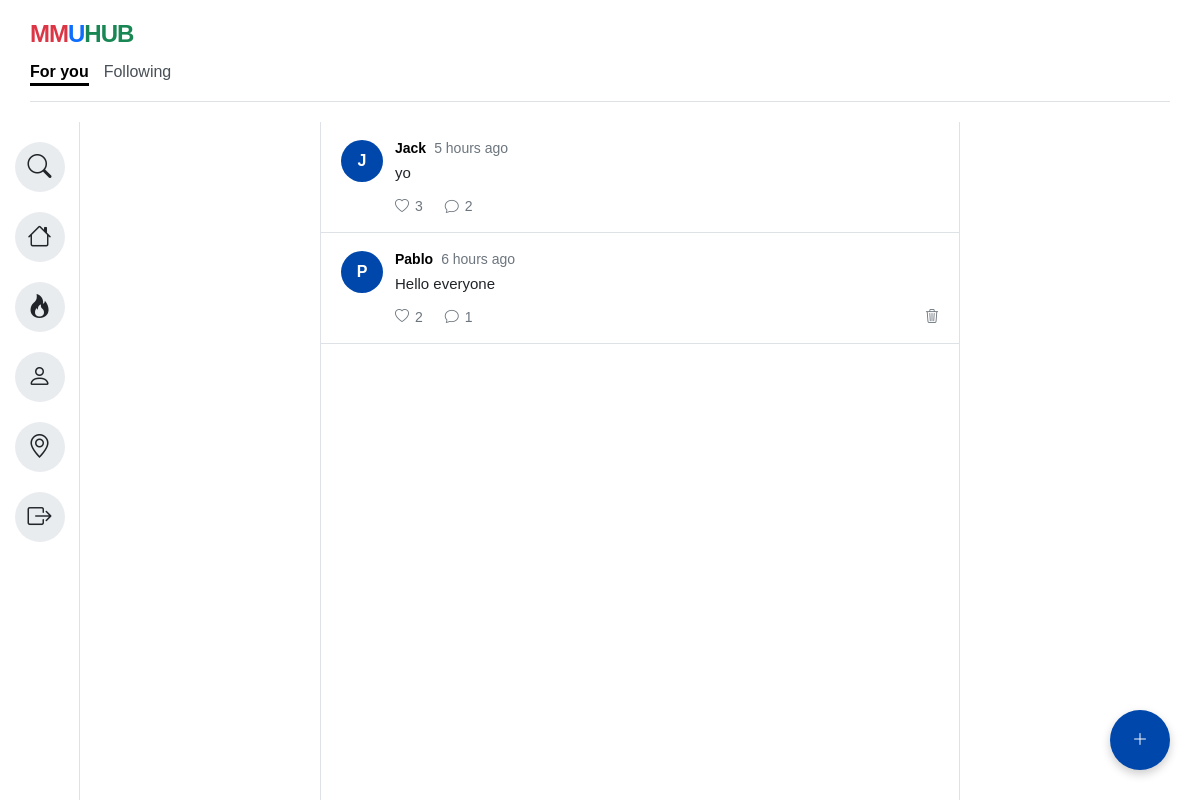
/Homepage.html (signed in), run on an earlier commit of the app's database.
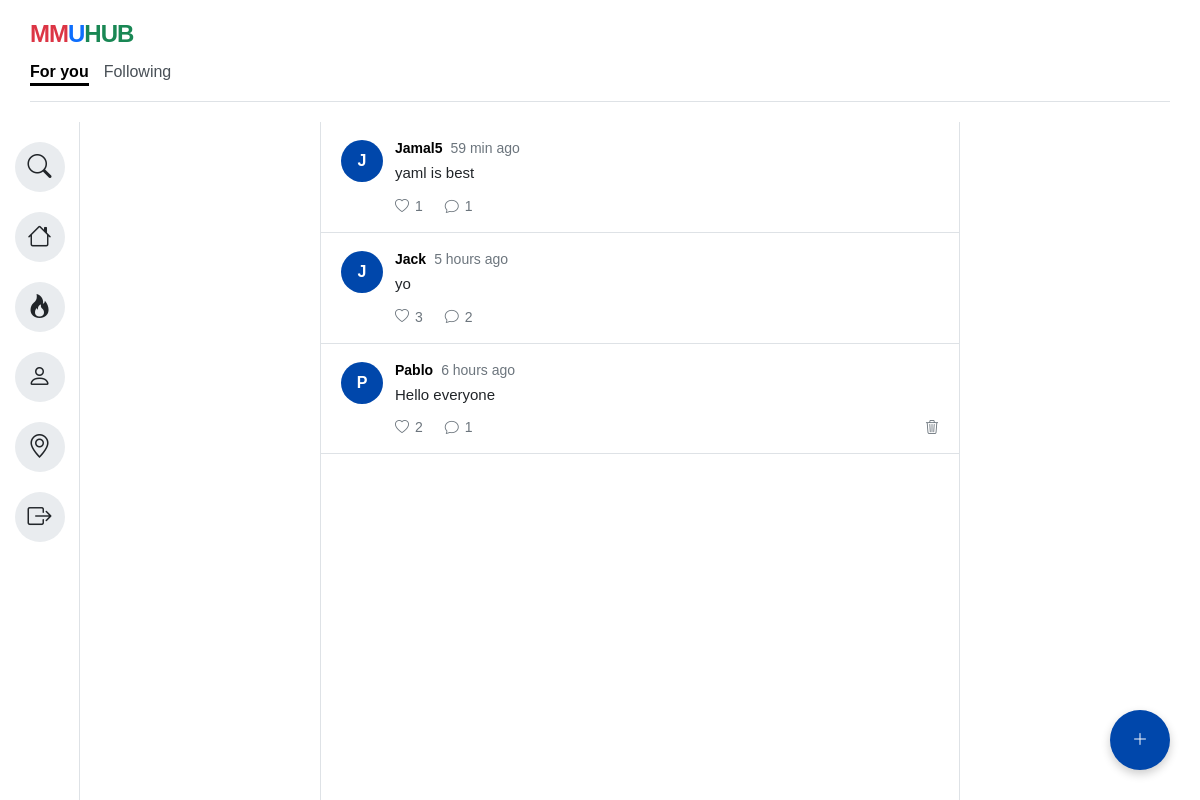
And on a later commit of the database.
### tables this page shows
CREATE TABLE posts (
        id INTEGER PRIMARY KEY AUTOINCREMENT,
        user_id INTEGER,
        content TEXT,
        created_at TIMESTAMP DEFAULT CURRENT_TIMESTAMP,
        FOREIGN KEY(user_id) REFERENCES users(id)
    );

CREATE TABLE users (
    id INTEGER PRIMARY KEY AUTOINCREMENT,
    username TEXT UNIQUE NOT NULL,
    email TEXT UNIQUE NOT NULL,
    password TEXT NOT NULL,
    bio TEXT DEFAULT '',
    profile_picture TEXT DEFAULT 'boy(default).png'
);

### app.py (the view)
@app.route("/Homepage.html")
def homepage():
    if "user" not in session:
        return redirect(url_for("login_page"))
    posts = get_all_posts()
    formatted_posts = []
    for post in posts:
        formatted_posts.append({
    "id": post[0],
    "username": post[1],
    "content": post[2],
    "time": time_ago(post[3]),
    "likes": get_like_count(post[0])["likes"],
    "comments": get_comment_count(post[0])
})
    return render_template(
        "Homepage.html",
        username=session["user"]["username"],
        posts=formatted_posts
    )

### comments.py (called while the page is built)
def get_comment_count(post_id):
    conn = connect()
    cursor = conn.cursor()
    cursor.execute(
        "SELECT COUNT(*) FROM comments WHERE post_id=?",
        (post_id,)
    )
    count = cursor.fetchone()[0]
    conn.close()
    return count

### database.py (called while the page is built)
def connect():
    return sqlite3.connect("app.db")

### likes.py (called while the page is built)
def get_like_count(post_id):
    conn = connect()
    cursor = conn.cursor()
    cursor.execute(
        "SELECT COUNT(*) FROM likes WHERE post_id=?",
        (post_id,)
    )
    count = cursor.fetchone()[0]
    conn.close()
    return {"likes": count}

### posts.py (called while the page is built)
def get_all_posts():
    conn = connect()
    cursor = conn.cursor()
    cursor.execute("""
        SELECT
            posts.id,
            users.username,
            posts.content,
            posts.created_at
        FROM posts
        JOIN users
            ON posts.user_id = users.id
        ORDER BY posts.created_at DESC
    """)
    posts = cursor.fetchall()
    conn.close()
    return posts

### templates/Homepage.html (shortened to what this page needs)
<!DOCTYPE html>
<html lang="en">
<head>
<link rel="stylesheet"
      href="{{ url_for('static', filename='style.css') }}">
    <link rel="stylesheet" href="https://cdn.jsdelivr.net/npm/bootstrap-icons@1.11.1/font/bootstrap-icons.css">
</head>
<body>
    <div class="app-background">
        <div class="main-container">
            <header>
                <div class="logo">
                    <span class="red">MM</span><span class="blue">U</span><span class="green">HUB</span>
                </div>
                <div class="tabs">
                    <div class="tab-item active"><a href="Homepage.html">For you</a></div>
                    <div class="tab-item"><a href="Following.html">Following</a></div>
                </div>
                <hr class="header-line">
            </header>
            <div class="content-wrapper">
                <aside class="sidebar">
                    <div class="icon-group">
                      <a href="Search.html" class="icon-circle" data-tooltip="Search"><i class="bi bi-search"></i></a>
                      <a href="Homepage.html" class="icon-circle" data-tooltip="Home"><i class="bi bi-house"></i></a>
                      <a href="Trending.html" class="icon-circle" data-tooltip="Trending"><i class="bi bi-fire"></i></a>
                      <a href="Profile.html" class="icon-circle" data-tooltip="Profile"><i class="bi bi-person"></i></a>
                      <a href="Map.html" class="icon-circle" data-tooltip="Map"><i class="bi bi-geo-alt"></i></a>
                      <a href="/logout" class="icon-circle logout-icon" data-tooltip="Logout"><i class="bi bi-box-arrow-right"></i></a>
                    </div>
                </aside>
                <main class="content-area">
                    <section class="feed-container">
                        {% for post in posts %}
<article class="feed-post">
    <div class="feed-avatar avatar-blue">
        {{ post.username[0]|upper }}
    </div>
    <div class="feed-post-body">
        <div class="feed-post-header">
            <strong>{{ post.username }}</strong>
            <span>{{ post.time }}</span>
        </div>
        <p>{{ post.content }}</p>
        <div class="feed-actions">
    <button
        type="button"
        class="like-btn"
        data-post-id="{{ post.id }}">
        <i class="bi bi-heart"></i>
        <span class="like-count">{{ post.likes }}</span>
    </button>
    <button
    type="button"
    class="comment-btn"
    data-post-id="{{ post.id }}">
    <i class="bi bi-chat"></i>
    <span class="comment-count">{{ post.comments }}</span>
    </button>
    {% if post.username == username %}
    <button
        type="button"
        class="delete-btn"
        data-post-id="{{ post.id }}"
        title="Delete Post">
        <i class="bi bi-trash3"></i>
    </button>
    {% endif %}
</div>
    </div>
</article>
{% endfor %}
                    </section>
                    <div id="createPostBtn" class="createPostBtn" data-tooltip="New Post">
                        <i class="bi bi-plus-lg"></i>
                    </div>
                </main>
            </div>
        </div>
    </div>
</body>
</html>

### static/style.css (style rules this page uses)
* { box-sizing: border-box; margin: 0; padding: 0; font-family: Arial, sans-serif; }
body, html { height: 100%; width: 100%; overflow: hidden; }
.app-background { background-color: #212529; width: 100vw; height: 100vh; display: flex; justify-content: center; align-items: center; padding: 0; }
.main-container { background-color: #ffffff; width: 100%; height: 100%; display: flex; flex-direction: column; overflow: hidden; }
header { padding: 20px 30px; }
.logo { font-size: 24px; font-weight: bold; letter-spacing: -1px; margin-bottom: 15px; }
.logo .red { color: #dc3545; }
.logo .blue { color: #0d6efd; }
.logo .green { color: #198754; }
a { text-decoration: none; color: inherit; }
.tabs { display: flex; gap: 15px; font-size: 16px; color: #495057; }
.tab-item { position: relative; padding-bottom: 5px; cursor: pointer; }
.tab-item.active { font-weight: bold; color: #000000; cursor: default; }
.tab-item::after { content: ''; position: absolute; left: 0; bottom: 0; width: 100%; height: 3px; background-color: #000000; transform: scaleX(0); transition: transform 0.2s ease-in-out; transform-origin: center; }
.tab-item.active::after { transform: scaleX(1); }
.tab-item:not(.active) { cursor: pointer; }
.header-line { margin-top: 15px; border: none; border-bottom: 1px solid #dee2e6; }
.content-wrapper { display: flex; justify-content: center; position: relative; flex: 1; min-height: 0; }
.sidebar { width: 80px; background-color: #ffffff; border-right: 1px solid #dee2e6; display: flex; flex-direction: column; align-items: center; padding: 20px 0; }
.icon-group { display: flex; flex-direction: column; gap: 20px; }
.icon-circle { width: 50px; height: 50px; background-color: #e9ecef; border-radius: 50%; display: flex; justify-content: center; align-items: center; font-size: 24px; color: #212529; cursor: pointer; transition: background-color 0.2s; position: relative; }
.content-area { flex: 1; background-color: #ffffff; position: relative; overflow-y: auto; }
.feed-container { width: 100%; max-width: 640px; min-height: 100%; border-left: 1px solid #dee2e6; border-right: 1px solid #dee2e6; background-color: #ffffff; margin: 0 auto; }
.feed-post { display: flex; gap: 12px; padding: 18px 20px; border-bottom: 1px solid #dee2e6; }
.feed-avatar { width: 42px; height: 42px; border-radius: 50%; color: #ffffff; display: flex; align-items: center; justify-content: center; font-weight: 700; flex-shrink: 0; }
.avatar-blue { background-color: #0047AB; }
.feed-post-body { min-width: 0; flex: 1; }
.feed-post-header { display: flex; align-items: center; gap: 8px; flex-wrap: wrap; margin-bottom: 6px; font-size: 14px; }
.feed-post-header span { color: #6c757d; }
.feed-post-body p { font-size: 15px; line-height: 1.45; color: #212529; }
.feed-actions { display: flex; gap: 22px; margin-top: 14px; }
.feed-actions button { border: none; background: none; color: #6c757d; display: flex; align-items: center; gap: 6px; font-size: 14px; cursor: pointer; padding: 0; }
.createPostBtn { position: fixed; bottom: 30px; right: 30px; z-index: 999; width: 60px; height: 60px; border-radius: 50%; background-color: #0047AB; color: white; display: flex; justify-content: center; align-items: center; box-shadow: 0 4px 10px rgba(0,0,0,0.2); cursor: pointer; }
[data-tooltip]::after { content: attr(data-tooltip); position: absolute; left: 65px; background-color: #212529; color: #ffffff; padding: 6px 12px; border-radius: 6px; font-size: 13px; white-space: nowrap; opacity: 0; visibility: hidden; transition: opacity 0.2s ease, visibility 0.2s ease; pointer-events: none; z-index: 100; }
.createPostBtn[data-tooltip]::after { left: auto; right: 70px; bottom: 17px; }
.delete-btn { background: transparent; border: none; color: #9ca3af; cursor: pointer; font-size: 16px; margin-left: auto; transition: all .2s ease; }
.logout-icon { margin-top: auto; }

What changed in the data, as far as the page shows it:
added posts: username "J", username "Jamal5", time "59 min ago", content "yaml is best", likes "1", comments "1"
